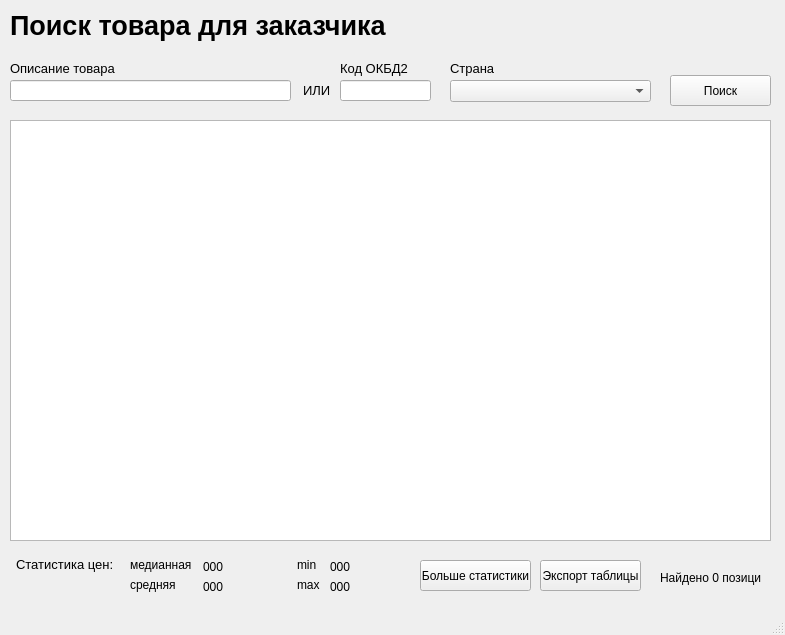
<?xml version="1.0" encoding="UTF-8"?>
<ui version="4.0">
 <class>MainWindow</class>
 <widget class="QMainWindow" name="MainWindow">
  <property name="geometry">
   <rect>
    <x>0</x>
    <y>0</y>
    <width>785</width>
    <height>635</height>
   </rect>
  </property>
  <property name="windowTitle">
   <string>MainWindow</string>
  </property>
  <widget class="QWidget" name="centralwidget">
   <widget class="QLineEdit" name="line_input">
    <property name="geometry">
     <rect>
      <x>10</x>
      <y>80</y>
      <width>281</width>
      <height>21</height>
     </rect>
    </property>
    <property name="text">
     <string/>
    </property>
   </widget>
   <widget class="QLabel" name="label">
    <property name="geometry">
     <rect>
      <x>10</x>
      <y>60</y>
      <width>211</width>
      <height>16</height>
     </rect>
    </property>
    <property name="font">
     <font>
      <pointsize>10</pointsize>
     </font>
    </property>
    <property name="text">
     <string>Описание товара</string>
    </property>
   </widget>
   <widget class="QLabel" name="label_2">
    <property name="geometry">
     <rect>
      <x>10</x>
      <y>10</y>
      <width>411</width>
      <height>31</height>
     </rect>
    </property>
    <property name="font">
     <font>
      <pointsize>20</pointsize>
      <weight>75</weight>
      <bold>true</bold>
     </font>
    </property>
    <property name="text">
     <string>Поиск товара для заказчика</string>
    </property>
   </widget>
   <widget class="QPushButton" name="btn_search">
    <property name="geometry">
     <rect>
      <x>670</x>
      <y>75</y>
      <width>101</width>
      <height>31</height>
     </rect>
    </property>
    <property name="text">
     <string>Поиск</string>
    </property>
   </widget>
   <widget class="QComboBox" name="country">
    <property name="geometry">
     <rect>
      <x>450</x>
      <y>80</y>
      <width>201</width>
      <height>22</height>
     </rect>
    </property>
   </widget>
   <widget class="QLabel" name="label_3">
    <property name="geometry">
     <rect>
      <x>450</x>
      <y>60</y>
      <width>141</width>
      <height>16</height>
     </rect>
    </property>
    <property name="font">
     <font>
      <pointsize>10</pointsize>
     </font>
    </property>
    <property name="text">
     <string>Страна</string>
    </property>
   </widget>
   <widget class="QLineEdit" name="kode">
    <property name="geometry">
     <rect>
      <x>340</x>
      <y>80</y>
      <width>91</width>
      <height>21</height>
     </rect>
    </property>
    <property name="layoutDirection">
     <enum>Qt::LeftToRight</enum>
    </property>
    <property name="autoFillBackground">
     <bool>false</bool>
    </property>
    <property name="styleSheet">
     <string notr="true"/>
    </property>
    <property name="text">
     <string/>
    </property>
   </widget>
   <widget class="QLabel" name="label_4">
    <property name="geometry">
     <rect>
      <x>340</x>
      <y>60</y>
      <width>81</width>
      <height>16</height>
     </rect>
    </property>
    <property name="font">
     <font>
      <pointsize>10</pointsize>
     </font>
    </property>
    <property name="text">
     <string>Код ОКБД2</string>
    </property>
   </widget>
   <widget class="QLabel" name="label_5">
    <property name="geometry">
     <rect>
      <x>303</x>
      <y>82</y>
      <width>30</width>
      <height>16</height>
     </rect>
    </property>
    <property name="font">
     <font>
      <pointsize>10</pointsize>
     </font>
    </property>
    <property name="text">
     <string>ИЛИ</string>
    </property>
   </widget>
   <widget class="QLabel" name="positions">
    <property name="geometry">
     <rect>
      <x>660</x>
      <y>570</y>
      <width>101</width>
      <height>16</height>
     </rect>
    </property>
    <property name="text">
     <string>Найдено 0 позиций</string>
    </property>
   </widget>
   <widget class="QLabel" name="label_8">
    <property name="geometry">
     <rect>
      <x>130</x>
      <y>577</y>
      <width>61</width>
      <height>16</height>
     </rect>
    </property>
    <property name="text">
     <string>средняя </string>
    </property>
   </widget>
   <widget class="QLabel" name="label_9">
    <property name="geometry">
     <rect>
      <x>297</x>
      <y>557</y>
      <width>61</width>
      <height>16</height>
     </rect>
    </property>
    <property name="text">
     <string>min </string>
    </property>
   </widget>
   <widget class="QLabel" name="label_10">
    <property name="geometry">
     <rect>
      <x>297</x>
      <y>577</y>
      <width>51</width>
      <height>16</height>
     </rect>
    </property>
    <property name="text">
     <string>max </string>
    </property>
   </widget>
   <widget class="QLabel" name="label_11">
    <property name="geometry">
     <rect>
      <x>130</x>
      <y>557</y>
      <width>71</width>
      <height>16</height>
     </rect>
    </property>
    <property name="text">
     <string>медианная </string>
    </property>
   </widget>
   <widget class="QLabel" name="label_12">
    <property name="geometry">
     <rect>
      <x>16</x>
      <y>556</y>
      <width>111</width>
      <height>16</height>
     </rect>
    </property>
    <property name="font">
     <font>
      <pointsize>10</pointsize>
     </font>
    </property>
    <property name="text">
     <string>Статистика цен:</string>
    </property>
   </widget>
   <widget class="QPushButton" name="btn_stat">
    <property name="geometry">
     <rect>
      <x>420</x>
      <y>560</y>
      <width>111</width>
      <height>31</height>
     </rect>
    </property>
    <property name="text">
     <string>Больше статистики</string>
    </property>
   </widget>
   <widget class="QLabel" name="med">
    <property name="geometry">
     <rect>
      <x>203</x>
      <y>560</y>
      <width>47</width>
      <height>13</height>
     </rect>
    </property>
    <property name="layoutDirection">
     <enum>Qt::LeftToRight</enum>
    </property>
    <property name="styleSheet">
     <string notr="true"/>
    </property>
    <property name="text">
     <string>000</string>
    </property>
   </widget>
   <widget class="QLabel" name="mid">
    <property name="geometry">
     <rect>
      <x>203</x>
      <y>580</y>
      <width>47</width>
      <height>13</height>
     </rect>
    </property>
    <property name="layoutDirection">
     <enum>Qt::LeftToRight</enum>
    </property>
    <property name="styleSheet">
     <string notr="true"/>
    </property>
    <property name="text">
     <string>000</string>
    </property>
   </widget>
   <widget class="QLabel" name="min">
    <property name="geometry">
     <rect>
      <x>330</x>
      <y>560</y>
      <width>47</width>
      <height>13</height>
     </rect>
    </property>
    <property name="layoutDirection">
     <enum>Qt::LeftToRight</enum>
    </property>
    <property name="styleSheet">
     <string notr="true"/>
    </property>
    <property name="text">
     <string>000</string>
    </property>
   </widget>
   <widget class="QLabel" name="max">
    <property name="geometry">
     <rect>
      <x>330</x>
      <y>580</y>
      <width>47</width>
      <height>13</height>
     </rect>
    </property>
    <property name="layoutDirection">
     <enum>Qt::LeftToRight</enum>
    </property>
    <property name="styleSheet">
     <string notr="true"/>
    </property>
    <property name="text">
     <string>000</string>
    </property>
   </widget>
   <widget class="QPushButton" name="btn_export">
    <property name="geometry">
     <rect>
      <x>540</x>
      <y>560</y>
      <width>101</width>
      <height>31</height>
     </rect>
    </property>
    <property name="text">
     <string>Экспорт таблицы</string>
    </property>
   </widget>
   <widget class="QTableWidget" name="tableWidget">
    <property name="geometry">
     <rect>
      <x>10</x>
      <y>120</y>
      <width>761</width>
      <height>421</height>
     </rect>
    </property>
   </widget>
  </widget>
  <widget class="QMenuBar" name="menubar">
   <property name="geometry">
    <rect>
     <x>0</x>
     <y>0</y>
     <width>785</width>
     <height>21</height>
    </rect>
   </property>
  </widget>
  <widget class="QStatusBar" name="statusbar"/>
 </widget>
 <resources/>
 <connections/>
</ui>
